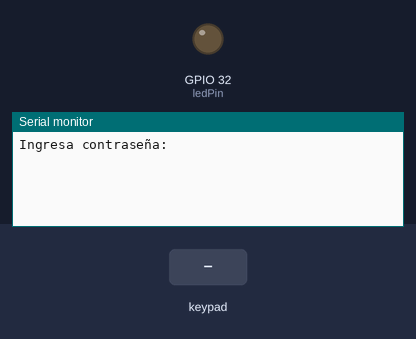
A sketch run on a simulated ESP32. Parts: output pins drawn as LEDs (lit = HIGH), the last lines printed to the serial monitor. The inputs (shaded band) are chosen by the test bench.

Above: at 1.2 s.
1.3 s: key '1' pressed
At 2.5 s:
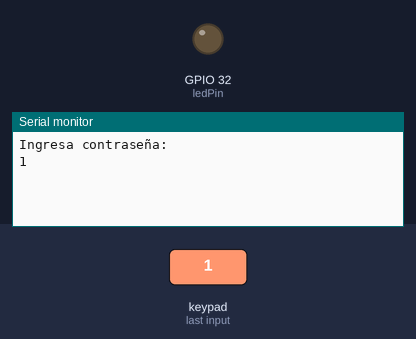
2.8 s: keypad keys 1 2 3 4 D pressed 0.4 s apart
At 4.8 s:
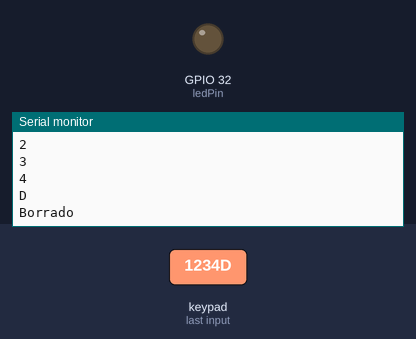
6.3 s: key 'S' pressed
At 7.5 s:
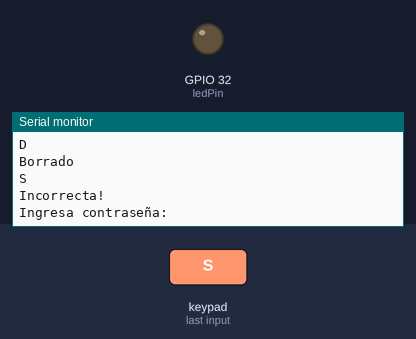
Timing chart, 0 to 9.3 s (numbered marks = the images above; inputs shaded):
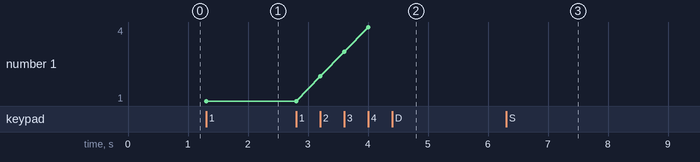

Measured:
- after the input at 1.3 s, the serial monitor: prints a new line at once (image 1)
- after the input at 2.8 s, the serial monitor: prints a new line after 0.41 s (image 2)
- after the input at 6.3 s, the serial monitor: prints a new line at once (image 3)
- plotted number 1: 1 → 4 after the input at 2.8 s

The sketch:

actividad4.ino
```cpp
// Librería para manejar teclados matriciales
#include <Keypad.h>

// Número de filas del teclado
const byte rowsCount = 4;

// Número de columnas del teclado
const byte columsCount = 3;

// Mapa de teclas del teclado (cómo están organizadas físicamente)
char keys[rowsCount][columsCount] = {
  { '1','2','3' },
  { '4','5','6' },
  { '7','8','9' },
  { 'D','0','S' }   // D = borrar, S = enviar / confirmar contraseña
};

// Pines del ESP32 conectados a las FILAS del teclado
byte rowPins[rowsCount] = { 13, 12, 14, 27 };

// Pines del ESP32 conectados a las COLUMNAS del teclado
byte columnPins[columsCount] = { 26, 25, 33 };

// Creación del objeto keypad usando:
// - el mapa de teclas
// - los pines de filas
// - los pines de columnas
// - número de filas y columnas
Keypad keypad = Keypad(makeKeymap(keys), rowPins, columnPins, rowsCount, columsCount);

// Pin donde está conectado el LED
const int ledPin = 32;

// Contraseña correcta
String password = "1234";

// Variable donde se almacenan las teclas que el usuario va presionando
String input = "";

void setup() {

  // Inicia comunicación serial para mostrar mensajes en el monitor serial
  Serial.begin(115200);

  // Configura el pin del LED como salida
  pinMode(ledPin, OUTPUT);

  // Asegura que el LED empiece apagado
  digitalWrite(ledPin, LOW);

  // Mensaje inicial
  Serial.println("Ingresa contraseña:");
}

void loop() {

  // Lee la tecla presionada (si no se presiona nada devuelve NULL)
  char key = keypad.getKey();

  // Si se presionó una tecla
  if (key) {

    // Muestra en el monitor serial la tecla presionada
    Serial.println(key);

    // Evalúa qué tecla fue presionada
    switch (key) {

      // Si se presiona 'S' se intenta validar la contraseña
      case 'S':

        // Compara lo que escribió el usuario con la contraseña guardada
        if (input == password) {

          Serial.println("Correcta!");

          // Enciende el LED durante 3 segundos
          digitalWrite(ledPin, HIGH);
          delay(3000);
          digitalWrite(ledPin, LOW);

        } else {

          Serial.println("Incorrecta!");

        }

        // Limpia el texto ingresado para intentar nuevamente
        input = "";

        Serial.println("Ingresa contraseña:");
        break;


      // Si se presiona 'D' se borra lo que se ha escrito
      case 'D':

        input = "";
        Serial.println("Borrado");
        break;


      // Cualquier otra tecla (número) se agrega al texto ingresado
      default:

        input += key;
        break;
    }
  }
}
```
